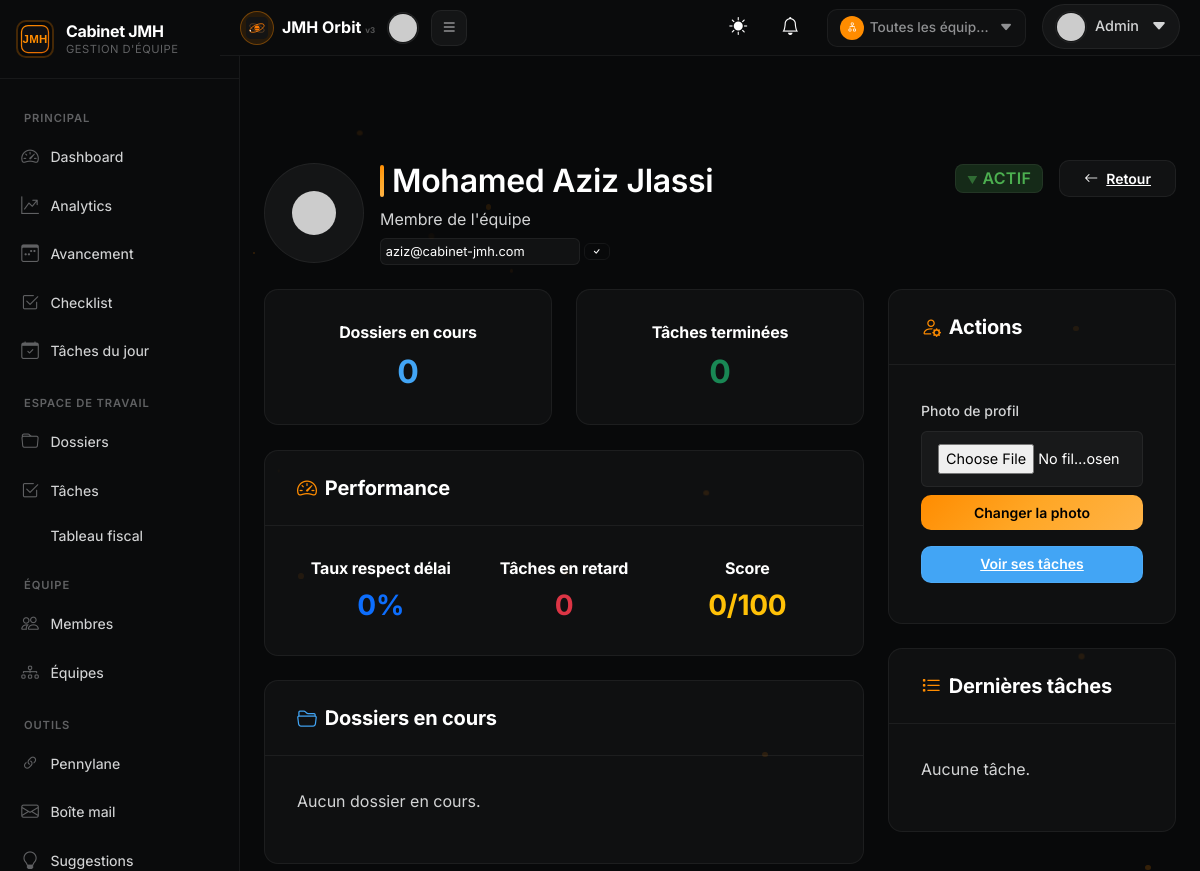
Screenshot of /fiche_membre/3 (signed in) with the database file from the repository.
### app/models.py (models this page shows, shortened)
class User(UserMixin, db.Model):
    __tablename__ = 'users'
    id = db.Column(db.Integer, primary_key=True)
    email = db.Column(db.String(120), unique=True, nullable=False, index=True)
    password_hash = db.Column(db.String(256), nullable=False)
    nom = db.Column(db.String(80), nullable=False)
    prenom = db.Column(db.String(80), nullable=False)
    photo_profil = db.Column(db.String(200), default='default.png')
    photo_data = db.Column(db.LargeBinary, nullable=True)
    photo_mimetype = db.Column(db.String(50), nullable=True)
    role = db.Column(db.String(20), nullable=False, default='membre')  # admin | manager | membre
    equipe_id = db.Column(db.Integer, db.ForeignKey('equipes.id'), nullable=True)
    poste = db.Column(db.String(120))  # e.g., "Comptable", "Auditeur"
    telephone = db.Column(db.String(20))
    actif = db.Column(db.Boolean, default=True)
    date_arrivee = db.Column(db.Date, default=date.today)
    date_creation = db.Column(db.DateTime, default=datetime.utcnow)
    dossiers_assignes = db.relationship('Dossier', backref='collaborateur', lazy='dynamic')
    taches_assignees = db.relationship('Tache', foreign_keys='Tache.assigne_a', backref='assigne', lazy='dynamic')
    taches_creees = db.relationship('Tache', foreign_keys='Tache.cree_par', backref='createur', lazy='dynamic')
    notifications = db.relationship('Notification', backref='user', lazy='dynamic', order_by='desc(Notification.date_envoi)')
    commentaires = db.relationship('CommentaireTache', backref='user', lazy='dynamic')
    performances = db.relationship('Performance', backref='user', lazy='dynamic')
    def photo_display_src(self):
        try:
            if self.photo_data:
                from flask import url_for
                return url_for('user_photo', user_id=self.id)
            if self.photo_profil and self.photo_profil != 'default.png':
                import os
                from flask import current_app
                photo_path = os.path.join(current_app.static_folder, 'uploads', self.photo_profil)
                if os.path.exists(photo_path):
                    return '/static/uploads/' + self.photo_profil
        except Exception:
            pass
        try:
            name = f"{self.prenom or ''} {self.nom or ''}".strip()
            encoded = name.replace(' ', '+')
            return f"https://ui-avatars.com/api/?name={encoded}&background=FF8C00&color=fff&size=128&font-size=0.5&bold=true"
        except Exception:
            pass
        return None

### app/routes.py (the view, shortened to what this page needs)
@app.route('/fiche_membre/<int:user_id>', methods=['GET', 'POST'])
@login_required
def fiche_membre(user_id):
    user = User.query.get_or_404(user_id)
    from datetime import date
    from datetime import timedelta
    dossiers_list = Dossier.query.filter_by(collaborateur_id=user.id).all()
    taches_list = Tache.query.filter_by(assigne_a=user.id).order_by(Tache.date_echeance.desc()).all()
    dossiers_en_cours = [d for d in dossiers_list if not d.date_cloture]
    taches_terminees = [t for t in taches_list if t.statut in ('terminee', 'terminée')]
    taches_en_retard = [t for t in taches_list if t.statut not in ('terminee', 'terminée') and t.date_echeance and t.date_echeance < date.today()]
    total_taches = len(taches_list)
    taux_respect = 0
    if total_taches > 0:
        taux_respect = int(len(taches_terminees) / total_taches * 100)
    en_retard = len(taches_en_retard)
    score = max(0, min(100, taux_respect - en_retard * 5))
    return render_template('fiche_membre.html',
        membre=user,
        dossiers_en_cours=dossiers_en_cours,
        total_terminees=len(taches_terminees),
        taches_membre=taches_list[:20],
        taux_respect=taux_respect,
        en_retard=en_retard,
        score=score)

### app/__init__.py (called while the page is built)
@login_manager.user_loader
def load_user(user_id):
    return User.query.get(int(user_id))

@app.before_request
def reconnect_db_on_ssl_error():
    from sqlalchemy.exc import OperationalError
    try:
        db.session.execute(db.text("SELECT 1"))
    except OperationalError:
        db.session.rollback()
        try:
            db.session.execute(db.text("SELECT 1"))
        except Exception:
            pass
    except Exception:
        db.session.rollback()

### app/models.py (called while the page is built)
    def nb_membres(self):
        return self.membres.filter_by(actif=True).count()

### templates/fiche_membre.html (shortened to what this page needs)
{% extends "base.html" %}
{% block content %}
<div class="d-flex justify-content-between align-items-start mb-4 animate-fade-in-up stagger-1">
    <div class="d-flex align-items-center gap-3">
        {% set f_photo = membre.photo_display_src() %}
        {% if f_photo %}
        <span class="user-icon-badge user-icon-badge-lg"><img src="{{ f_photo }}" alt="photo" class="sidebar-user-img" style="width:48px;height:48px;"></span>
        {% endif %}
        <div>
            <h2 class="fw-semibold mb-1">{{ membre.prenom }} {{ membre.nom }}</h2>
            <p class="text-tertiary mb-1">{{ membre.poste or "Membre de l'équipe" }}</p>
            <small class="text-tertiary">
                {% if current_user.role == 'admin' %}
                <form method="POST" action="{{ url_for('fiche_membre', user_id=membre.id) }}" class="d-inline-flex align-items-center gap-1">
                    <input type="email" name="email" value="{{ membre.email }}" class="input-premium" style="width:auto;font-size:0.8rem;padding:0.1rem 0.3rem;" required>
                    <button type="submit" class="btn-premium btn-premium-outline btn-sm" style="padding:0.1rem 0.4rem;font-size:0.7rem;"><i class="bi bi-check"></i></button>
                </form>
                {% else %}
                {{ membre.email }}
                {% endif %}
            </small>
        </div>
    </div>
    <div class="d-flex align-items-center gap-3">
        <span class="badge {{ 'badge-success' if membre.actif else 'badge-danger' }} fs-6">
            {{ 'Actif' if membre.actif else 'Désactivé' }}
        </span>
        <a href="{{ url_for('liste_membres') }}" class="btn-premium btn-premium-outline btn-premium-secondary"><i class="bi bi-arrow-left"></i> Retour</a>
    </div>
</div>
<div class="row">
    <div class="col-lg-8">
        <div class="row mb-4 stagger-1">
            <div class="col-md-6">
                <div class="card-premium text-center animate-fade-in-up stagger-1">
                    <div class="card-body-premium">
                        <h6 class="text-tertiary mb-2">Dossiers en cours</h6>
                        <h2 class="text-info-premium mb-0">{{ dossiers_en_cours|length }}</h2>
                    </div>
                </div>
            </div>
            <div class="col-md-6">
                <div class="card-premium text-center animate-fade-in-up stagger-2">
                    <div class="card-body-premium">
                        <h6 class="text-tertiary mb-2">Tâches terminées</h6>
                        <h2 class="text-success mb-0">{{ total_terminees }}</h2>
                    </div>
                </div>
            </div>
        </div>
        <div class="card-premium mb-4 animate-fade-in-up stagger-3">
            <div class="card-header-premium">
                <h5 class="mb-0"><i class="bi bi-speedometer2 me-2" style="color:var(--orange-primary)"></i>Performance</h5>
            </div>
            <div class="card-body-premium">
                <div class="row text-center g-3">
                    <div class="col-md-4">
                        <h6 class="text-tertiary mb-2">Taux respect délai</h6>
                        <h3 class="text-primary mb-0">{{ taux_respect }}%</h3>
                    </div>
                    <div class="col-md-4">
                        <h6 class="text-tertiary mb-2">Tâches en retard</h6>
                        <h3 class="text-danger mb-0">{{ en_retard }}</h3>
                    </div>
                    <div class="col-md-4">
                        <h6 class="text-tertiary mb-2">Score</h6>
                        <h3 class="text-warning mb-0">{{ score }}/100</h3>
                    </div>
                </div>
            </div>
        </div>
        <div class="card-premium animate-fade-in-up stagger-4">
            <div class="card-header-premium">
                <h5 class="mb-0"><i class="bi bi-folder2-open me-2" style="color:var(--info)"></i>Dossiers en cours</h5>
            </div>
            <div class="card-body-premium">
                {% if dossiers_en_cours %}
                    <div class="list-group-premium">
                        {% for d in dossiers_en_cours %}
                        <div class="list-group-item d-flex justify-content-between">
                            <div>
                                <strong>{{ d.numero_dossier }}</strong> — {{ d.intitule }}
                                {% if d.date_limite_declaration %}
                                <br><small class="text-tertiary">Limite: {{ d.date_limite_declaration.strftime('%d/%m/%Y') }}</small>
                                {% endif %}
                            </div>
                            <span class="badge badge-info">En cours</span>
                        </div>
                        {% endfor %}
                    </div>
                {% else %}
                    <p class="text-tertiary">Aucun dossier en cours.</p>
                {% endif %}
            </div>
        </div>
    </div>
    <div class="col-lg-4">
        <div class="card-premium mb-4 animate-fade-in-up stagger-5">
            <div class="card-header-premium">
                <h5 class="mb-0"><i class="bi bi-person-gear me-2" style="color:var(--orange-primary)"></i>Actions</h5>
            </div>
            <div class="card-body-premium">
                <form method="POST" enctype="multipart/form-data" id="photoUploadFormFiche" class="mb-3">
                    <label class="form-label-premium">Photo de profil</label>
                    <input type="file" name="photo" class="input-premium mb-2" accept="image/*" id="fichePhotoInput">
                    <button type="submit" class="btn-premium btn-premium-primary w-100">Changer la photo</button>
                </form>
                <a href="{{ url_for('taches') }}?collaborateur={{ membre.id }}" class="btn-premium btn-premium-outline btn-premium-info w-100 mb-2">Voir ses tâches</a>
            </div>
        </div>
        <div class="card-premium animate-fade-in-up stagger-6">
            <div class="card-header-premium">
                <h5 class="mb-0"><i class="bi bi-list-task me-2" style="color:var(--orange-primary)"></i>Dernières tâches</h5>
            </div>
            <div class="card-body-premium">
                {% if taches_membre %}
                    {% for t in taches_membre[:10] %}
                    <div class="task-item-simple">
                        <strong>{{ t.titre }}</strong>
                        <br><small class="text-tertiary">{{ t.date_echeance.strftime('%d/%m/%Y') }} — {{ t.statut }}</small>
                    </div>
                    {% endfor %}
                {% else %}
                    <p class="text-tertiary">Aucune tâche.</p>
                {% endif %}
            </div>
        </div>
    </div>
</div>
{% endblock %}

### templates/base.html (shortened to what this page needs)
<!DOCTYPE html>
<html lang="fr">
<head>
    <link href="https://cdn.jsdelivr.net/npm/bootstrap@5.3.2/dist/css/bootstrap.min.css" rel="stylesheet">
    <link rel="stylesheet" href="https://cdn.jsdelivr.net/npm/bootstrap-icons@1.11.1/font/bootstrap-icons.css">
    <link href="{{ url_for('static', filename='css/style.css') }}?v=4" rel="stylesheet">
    <link href="{{ url_for('static', filename='css/light-theme.css') }}?v=1" rel="stylesheet">
    <div id="toastContainer" class="toast-container position-fixed bottom-0 end-0 p-3" style="z-index: 1080;"></div>
</head>
<body>
    <header class="app-topbar">
        <div class="app-topbar-left">
            <a class="app-brand" href="{{ url_for('dashboard') }}">
                <span class="app-brand-icon"><img src="{{ url_for('static', filename='img/logo-orbit.svg') }}" alt="" style="width:22px;height:22px;display:block;"></span>
                                <span class="app-brand-text">JMH Orbit <small style="font-size:0.5rem;opacity:0.3;">v3</small></span>
            </a>
            {% if current_user.is_authenticated %}
            {% set photo_src = current_user.photo_display_src() %}
            {% if photo_src %}
            <span class="app-user-icon">
                <img src="{{ photo_src }}" alt="photo" class="sidebar-user-img" style="width:32px;height:32px;">
            </span>
            {% endif %}
            <button class="app-topbar-toggle" id="sidebarToggle" type="button" aria-label="Toggle sidebar">
            </button>
            {% endif %}
        </div>
        <div class="app-topbar-right">
                {% if current_user.is_authenticated %}
                <button id="themeToggle" style="background:none;border:none;color:var(--text-primary);font-size:18px;cursor:pointer;margin-right:12px;" onclick="toggleTheme()" title="Changer le thème">
                    <i id="themeIcon" class="bi bi-sun-fill"></i>
                </button>
            <a href="{{ url_for('notifications_page') }}" class="notif-bell-link" style="margin-right:12px;position:relative;text-decoration:none;color:var(--text-primary);font-size:18px;">
                <i class="bi bi-bell"></i>
            </a>
            {% if current_equipe or all_equipes_for_switch %}
            <div class="dropdown">
                <div class="team-context-icon" style="border-color: var(--border-color);" data-bs-toggle="dropdown" role="button" aria-haspopup="true" aria-expanded="false">
                    <span class="team-icon" style="background: {{ current_equipe.couleur if current_equipe else '#FF8C00' }};color: #fff;">
                        {% if current_equipe %}
                        <i class="bi {{ current_equipe.icon or 'bi-people' }}"></i>
                        {% else %}
                        <i class="bi bi-diagram-2"></i>
                        {% endif %}
                    </span>
                    <span class="team-context-name">{{ current_equipe.nom if current_equipe else 'Toutes les équipes' }}</span>
                    <i class="bi bi-caret-down-fill ms-1"></i>
                </div>
            </div>
            {% endif %}
            <div class="dropdown">
                <a class="app-user-toggle" href="#" data-bs-toggle="dropdown">
                    {% set photo_src = current_user.photo_display_src() %}
                    {% if photo_src %}
                    <span class="app-user-icon">
                        <img src="{{ photo_src }}" alt="photo" class="sidebar-user-img" style="width:32px;height:32px;">
                    </span>
                    {% endif %}
                    <span class="app-user-name d-none d-md-inline">{{ current_user.prenom }}</span>
                    <i class="bi bi-caret-down-fill ms-1"></i>
                </a>
            </div>
            {% endif %}
        </div>
    </header>
    <main class="container-fluid" style="padding-top: 72px;">
        <div class="row">
            {% if current_user.is_authenticated %}
            <div class="col-auto h-100 d-none d-md-flex" id="sidebarCol" style="width: 220px;">
                {% include 'includes/sidebar.html' %}
            </div>
            {% endif %}
            <div class="col">
                <div class="container mt-4">
                    {% block content %}{% endblock %}
                </div>
            </div>
        </div>
    </main>
</body>
</html>

### rows the page displays
User: prenom "Admin"
User: prenom "Mohamed Aziz", nom "Jlassi", poste "Membre de l'équipe", email "aziz@cabinet-jmh.com", actif "ACTIF"

### other values shown
{{ current_equipe.nom if current_equipe else 'Toutes les équipes' }} "Toutes les équip…"
{{ dossiers_en_cours|length }} "0"
{{ total_terminees }} "0"
{{ taux_respect }} "0"
{{ en_retard }} "0"
{{ score }} "0"
